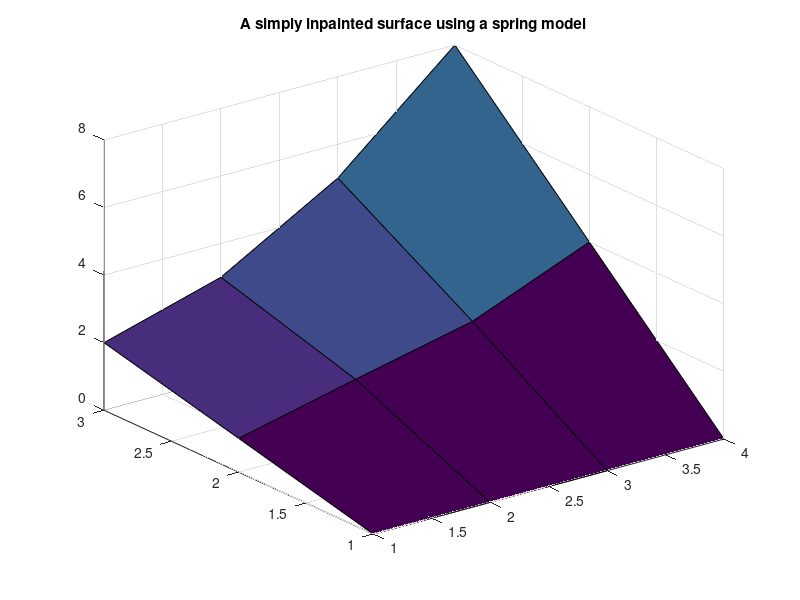

MATLAB code to generate this figure:
%{

The methods of inpaint_nans

Digital inpainting is the craft of replacing missing elements in an
"image" array. A Google search on the words "digita inpainting" will turn 
up many hits. I just tried this search and found 18300 hits.

If you wish to do inpainting in matlab, one place to start is with my
inpaint_nans code. Inpaint_nans is on the file exchange:

http://www.mathworks.com/matlabcentral/fileexchange/loadFile.do?objectId=4551&objectType=file

It looks for NaN elements in an array (or vector) and attempts to interpolate
(or extrapolate) smoothly to replace those elements.

The name "inpainting" itself comes from the world of art restoration.
Damaged paintings are restored by an artist/craftsman skilled in matching
the style of the original artist to fill in any holes in the painting.

In digital inpainting, the goal is to interpolate in from the boundaries
of a hole to smoothly replace an artifact. Obviously, where the hole is
large the digitally inpainted repair may not be an accurate approximation
to the original.

Inpaint_nans itself is really only a boundary value solver. The basic idea
is to formulate a partial differential equation (PDE) that is assumed to
apply in the domain of the artifact to be inpainted. The perimeter of the
hole supplies boundary values for the PDE. Then the PDE is approximated
using finite difference methods (the array elements are assumed to be
equally spaced in each dimension) and then a large (and very sparse) linear
system of equations is solved for the NaN elements in the array.

I've chosen a variety of simple differental equation models the user can
specify to be solved. All the methods current use a basically elliptic
PDE. This means that the resulting linear system will generally be well
conditioned. It does mean that the solution will generally be fairly smooth,
and over large holes, it will tend towards an average of the boundary
elements. These are characteristics of the elliptic PDEs chosen. (My hope
is to expand these options in the future.)

%}

%%

% Lets formulate a simple problem, and see how we could solve it using
% some of these ideas.
A = [0 0 0 0;1 NaN NaN 4;2 3 5 8];

% Although we can't plot this matrix using the functions surf or mesh,
% surely we can visualize what the fudamental shape is.

% There are only two unknown elements, the artifacts that inpaint_nans
% would fill in: A(2,2) and A(2,3).

% For an equally spaced grid, the Laplacian equation (or Poisson's equation
% of heat conduction at steady state if you prefer. Or, for the fickle,
% Ficke's law of diffusion would apply.) All of these result in the PDE
%
%   u_xx + u_yy = 0
%
% where u_xx is the second partial derivative of u with respect to x,
% and u_yy is the second partial with respect to y. 
%
% Approximating this PDE using finite differences for the partial
% derivatives, implies that at any node in the grid, we could replace
% it by the average of its 4 neighbors. Thus the two NaN elements
% generate two linear equations:
%
%  A(2,2) = (A(1,2) + A(3,2) + A(2,1) + A(2,3)) / 4
%  A(2,3) = (A(1,3) + A(3,3) + A(2,2) + A(2,4)) / 4
%
% Since we know all the parameters but A(2,2) and A(2,3), substitute their
% known values.
%
%  A(2,2) = (0 + 3 + 1 + A(2,3)) / 4
%  A(2,3) = (0 + 5 + A(2,2) + 4) / 4
%
% Or,
%
%  4*A(2,2)  - A(2,3) = 4
%  -A(2,2) + 4*A(2,3) = 9
%
% We can solve for the unkowns now using 
u = [4 -1;-1 4]\[4;9]

A(2,2) = u(1);
A(2,3) = u(2);

% and finally plot the surface
close
surf(A)
title 'A simply inpainted surface'

% Neat huh? For an arbitrary number of NaN elements in an array,
% the above scheme is all there is to method 2 of inpaint_nans,
% together with a very slick application of sparse linear algebra
% in Matlab.

% Method 0 is very similar, but I've optimized it to build as
% small a linear system as possible for those cases where an array
% has only a few NaN elements.

% Method 1 is another subtle variation on this scheme, but it
% tries to be slightly smoother at some cost of efficiency, while
% still not modifying the known (non-NaN) elements of the array.

% Method 5 of inpaint_nans is also very similar to method 2, except
% that it uses a simple average of all 8 neighbors of an element.
% Its not actually an approximation to our PDE.

% Method 3 is yet another variation on this theme, except the PDE
% model used is one more suited to a model of a thin plate than for
% heat diffusion. Here the governing PDE is:
%
%   u_xxxx + 2*u_xxyy + u_yyyy = 0
%
% again discretized into a linear system of equations. 

%%

% Finally, method 4 of inpaint_nans has a different underlying
% model. Pretend that each element in the array was connected to
% its immediate neighbors to the left, right, up, and down by
% "springs". They are also connected to their neighbors at 45
% degree angles by springs with a weaker spring constant. Since
% the potential energy stored in a spring is proportional to its
% extension, we can formulate this again as a linear system of
% equations to be solved. For the example above, we would generate
% the set of equations:

%  A(2,2) - A(1,2) = 0
%  A(2,2) - A(2,1) = 0
%  A(2,2) - A(3,2) = 0
%  A(2,2) - A(2,3) = 0
% (A(2,2) - A(1,1))/sqrt(2) = 0
% (A(2,2) - A(1,3))/sqrt(2) = 0
% (A(2,2) - A(3,1))/sqrt(2) = 0
% (A(2,2) - A(3,3))/sqrt(2) = 0
%  A(2,3) - A(1,3) = 0
%  A(2,3) - A(2,2) = 0
%  A(2,3) - A(3,3) = 0
%  A(2,3) - A(2,4) = 0
% (A(2,3) - A(1,2))/sqrt(2) = 0
% (A(2,3) - A(1,4))/sqrt(2) = 0
% (A(2,3) - A(3,2))/sqrt(2) = 0
% (A(2,3) - A(3,4))/sqrt(2) = 0

% Substitute for the known elements to get

%  A(2,2) - 0 = 0
%  A(2,2) - 1 = 0
%  A(2,2) - 3 = 0
%  A(2,2) - A(2,3) = 0
% (A(2,2) - 0)/sqrt(2) = 0
% (A(2,2) - 0)/sqrt(2) = 0
% (A(2,2) - 2)/sqrt(2) = 0
% (A(2,2) - 5)/sqrt(2) = 0
%  A(2,3) - 0 = 0
%  A(2,3) - A(2,2) = 0
%  A(2,3) - 5 = 0
%  A(2,3) - 4 = 0
% (A(2,3) - 0)/sqrt(2) = 0
% (A(2,3) - 0)/sqrt(2) = 0
% (A(2,3) - 3)/sqrt(2) = 0
% (A(2,3) - 8)/sqrt(2) = 0

% This system is also solvable now:
r2 = 1/sqrt(2);
M=[1 0;1 0;1 0;1 -1;r2 0;r2 0;r2 0;r2 0;0 1;-1 1;0 1;0 1;0 r2;0 r2;0 r2;0 r2];
v = M\[0 1 3 0 0 0 2*r2 5*r2 0 0 5 4 0 0 3*r2 8*r2]'

A(2,2) = v(1);
A(2,3) = v(2);

% and finally plot the surface
surf(A)
title 'A simply inpainted surface using a spring model'

%%

% Why did I provide this approach, based on a spring metaphor?
% As you should have observed, methods 2 and 4 are really quite close
% in what they do for internal NaN elements. Its on the perimeter that
% they differ significantly. The diffusion/Laplacian model will
% extrapolate smoothly, and as linearly as possible. The spring model
% will tend to extrapolate as a constant function.